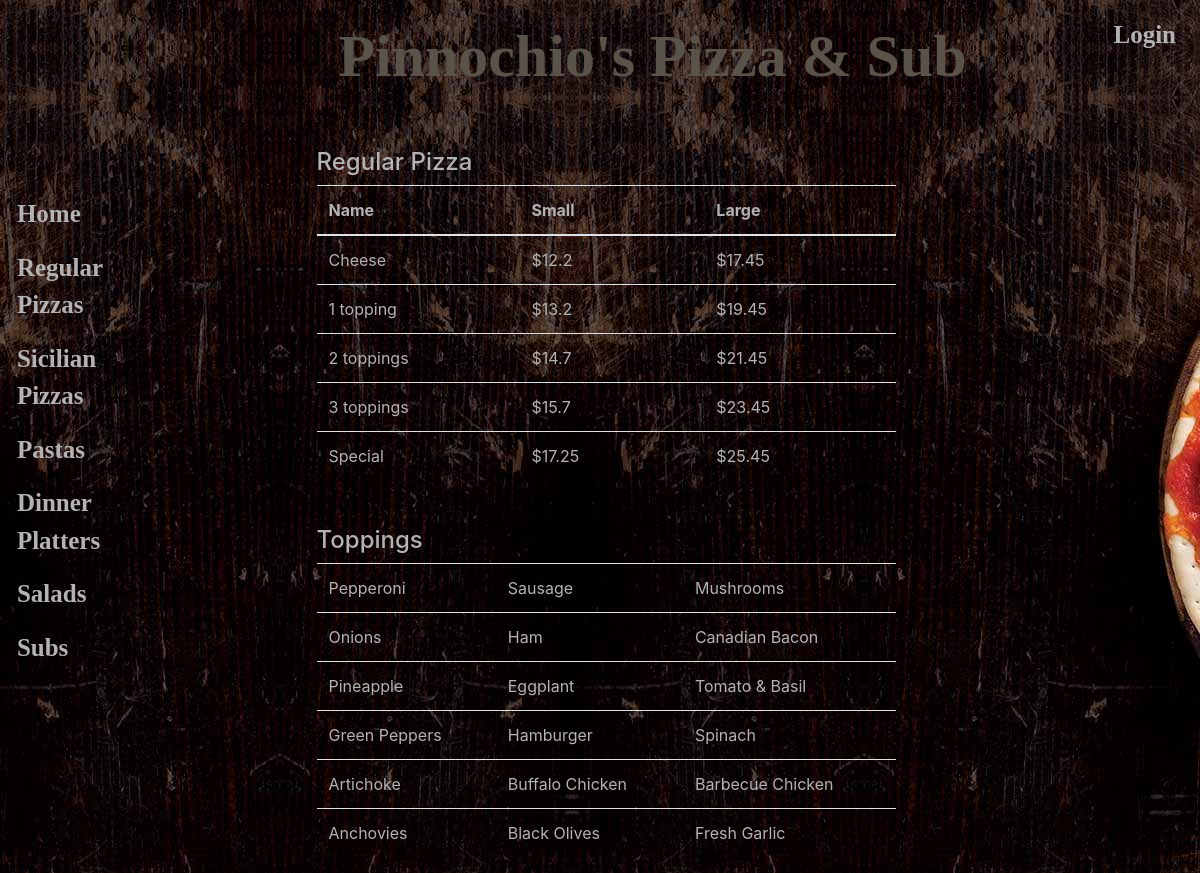
Page /menu/regular-pizza/ on the committed database.
### orders/models.py (models this page shows)
class Menu(models.Model):
    type = models.CharField(max_length=30)
    name = models.CharField(max_length=30)
    topping_allow = models.IntegerField(default=0)
    price_small = models.FloatField(blank=True, null=True)
    price_large = models.FloatField(blank=True, null=True)
    price_one = models.FloatField(blank=True, null=True)

### orders/views.py (the view)
# urls.py: path("menu/<product>/", views.menu, name="menu"),
def menu(request, product):
    product = string.capwords(product.replace('-', ' '))
    items = Menu.objects.filter(type=product)
    if product == "Regular Pizza" or product == "Sicilian Pizza":
        topping = Menu.objects.filter(type="Topping")
        toppings = [(topping[i], topping[i+1], topping[i+2]) for i in range(0, len(topping)-1, 3)]
    else:
        toppings = None
    size = multiple_sizes[product]
    return render(request, "orders/menu.html", context={"items":items,
                                                        "size":size,
                                                        "product":product,
                                                        "toppings":toppings})

### orders/templates/orders/menu.html (shortened to what this page needs)
{% extends "orders/layout.html" %}
{% block body %}
  {% if size %}
    {% if product == "Regular Pizza" or product == "Sicilian Pizza" %}
      <div class="pizza_table">
          <h4 class="table-title">{{ product }}</h4>
          <table class="table table-striped">
            <thead>
              <tr>
                <th>Name</th>
                <th>Small</th>
                <th>Large</th>
              </tr>
            </thead>
            <tbody>
              {% for item in items %}
                <tr>
                  <td>{{ item.name }}</td>
                  {% if user.is_authenticated %}
                    <td><button id="{{ item.id }}" name="small" onclick="clicked(this)" class="plus radius"></button> ${{ item.price_small }}</td>
                    <td><button id="{{ item.id }}" name="large" onclick="clicked(this)" class="plus radius"></button> ${{ item.price_large }}</td>
                  {% else %}
                    <td>${{ item.price_small }}</td>
                    <td>${{ item.price_large }}</td>
                  {% endif %}
                </tr>
              {% endfor %}
            </tbody>
          </table>
          <div class="topping_table">
            <h4 class="table-title">Toppings</h4>
            <table class="table table-striped">
              <tbody>
                {% for topping in toppings %}
                  <tr>
                    {% if user.is_authenticated %}
                      <td><button id="{{ topping.0.id }}" onclick="toppings(this)" class="plustop radius"></button> {{ topping.0.name }}</td>
                      <td><button id="{{ topping.1.id }}" onclick="toppings(this)" class="plustop radius"></button> {{ topping.1.name }}</td>
                      <td><button id="{{ topping.2.id }}" onclick="toppings(this)" class="plustop radius"></button> {{ topping.2.name }}</td>
                    {% else %}
                      <td>{{ topping.0.name }}</td>
                      <td>{{ topping.1.name }}</td>
                      <td>{{ topping.2.name }}</td>
                    {% endif %}
                  </tr>
                {% endfor %}
              </tbody>
            </table>
          </div>
      </div>
    {% endif %}
  </div>
  {% endif %}
{% endblock %}

### orders/templates/orders/layout.html (shortened to what this page needs)
<!DOCTYPE html>
<html>
    <head>
        <link rel="stylesheet" href="https://stackpath.bootstrapcdn.com/bootstrap/4.1.3/css/bootstrap.min.css">
        <link rel="stylesheet" href="https://cdnjs.cloudflare.com/ajax/libs/font-awesome/4.7.0/css/font-awesome.min.css">
        {% load static %}
        <link rel="stylesheet" href="{% static 'orders/main.css'%}">
    </head>
    <body style="background-image: url('{% static "orders/background.jpeg"%}')" "background-repeat: no-repeat">
      <div class="row">
        <div class="col-10">
          <h4 class="title">Pinnochio's Pizza & Sub</h4>
        </div>
        <div class=col-2>
          <nav class="navbar navbar-expand-md">
              <div class="navbar-collapse collapse w-100 order-3 dual-collapse2">
                  <ul class="navbar-nav ml-auto">
                      {% if user.is_authenticated %}
                        <li class="nav-item">
                            <a class="nav-link" href="{% url 'cart' %}">Cart</a>
                        </li>
                        <li class="nav-item">
                            <a class="nav-link" href="{% url 'logout' %}">Logout</a>
                        </li>
                      {% else %}
                        <li class="nav-item">
                            <a class="nav-link" href="{% url 'login' %}">Login</a>
                        </li>
                      {% endif %}
                  </ul>
              </div>
          </nav>
        </div>
      </div>
      <div class="row">
        <div class="col-2">
          <ul class="side-menu">
            <li class="nav-item active">
                <a class="nav-link" href="{% url 'index' %}">Home</a>
            </li>
            <li class="nav-item active">
                <a class="nav-link" href="{% url 'menu' 'regular-pizza' %}">Regular Pizzas</a>
            </li>
            <li class="nav-item active">
                <a class="nav-link" href="{% url 'menu' 'sicilian-pizza' %}">Sicilian Pizzas</a>
            </li>
            <li class="nav-item active">
                <a class="nav-link" href="{% url 'menu' 'pasta' %}">Pastas</a>
            </li>
            <li class="nav-item active">
                <a class="nav-link" href="{% url 'menu' 'dinner-platter' %}">Dinner Platters</a>
            </li>
            <li class="nav-item active">
                <a class="nav-link" href="{% url 'menu' 'salad' %}">Salads</a>
            </li>
            <li class="nav-item active">
                <a class="nav-link" href="{% url 'menu' 'sub' %}">Subs</a>
            </li>
        </div>
        <div class="col-10">
          <div class="container container-fluid">
              {% block body %}
              {% endblock %}
          </div>
        </div>
    </body>
</html>

### orders/static/orders/main.css (style rules this page uses)
.nav-link { color: #b3b3b3; font-weight: 800; font-family: "Apple Chancery", cursive; font-size: 25px; }
th, td { color: #b3b3b3; }
table th { width: 10% !important; }
.topping_table { padding-top: 30px; }
.pizza_table { width: 70%; padding-left: 10%; padding-top: 5%; }
.side-menu { padding-left: 0.5%; padding-top: 50%; }
.title { color: #595349; padding-left: 34%; padding-top: 2%; font-family: "Luminari", fantasy; font-size: 60px; font-weight: 800; }
.table-title { color: #b3b3b3; }

### rows in the picture
Menu: name "Cheese", price_small "12.2", price_large "17.45"
Menu: name "1 topping", price_small "13.2", price_large "19.45"
Menu: name "2 toppings", price_small "14.7", price_large "21.45"
Menu: name "3 toppings", price_small "15.7", price_large "23.45"
Menu: name "Special", price_small "17.25", price_large "25.45"
Menu: name "Pepperoni", name "Sausage", name "Mushrooms"
Menu: name "Onions", name "Ham", name "Canadian Bacon"
Menu: name "Pineapple", name "Eggplant", name "Tomato & Basil"
Menu: name "Green Peppers", name "Hamburger", name "Spinach"
Menu: name "Artichoke", name "Buffalo Chicken", name "Barbecue Chicken"
Menu: name "Anchovies", name "Black Olives", name "Fresh Garlic"

### other values in the picture
{{ product }} "Regular Pizza"
